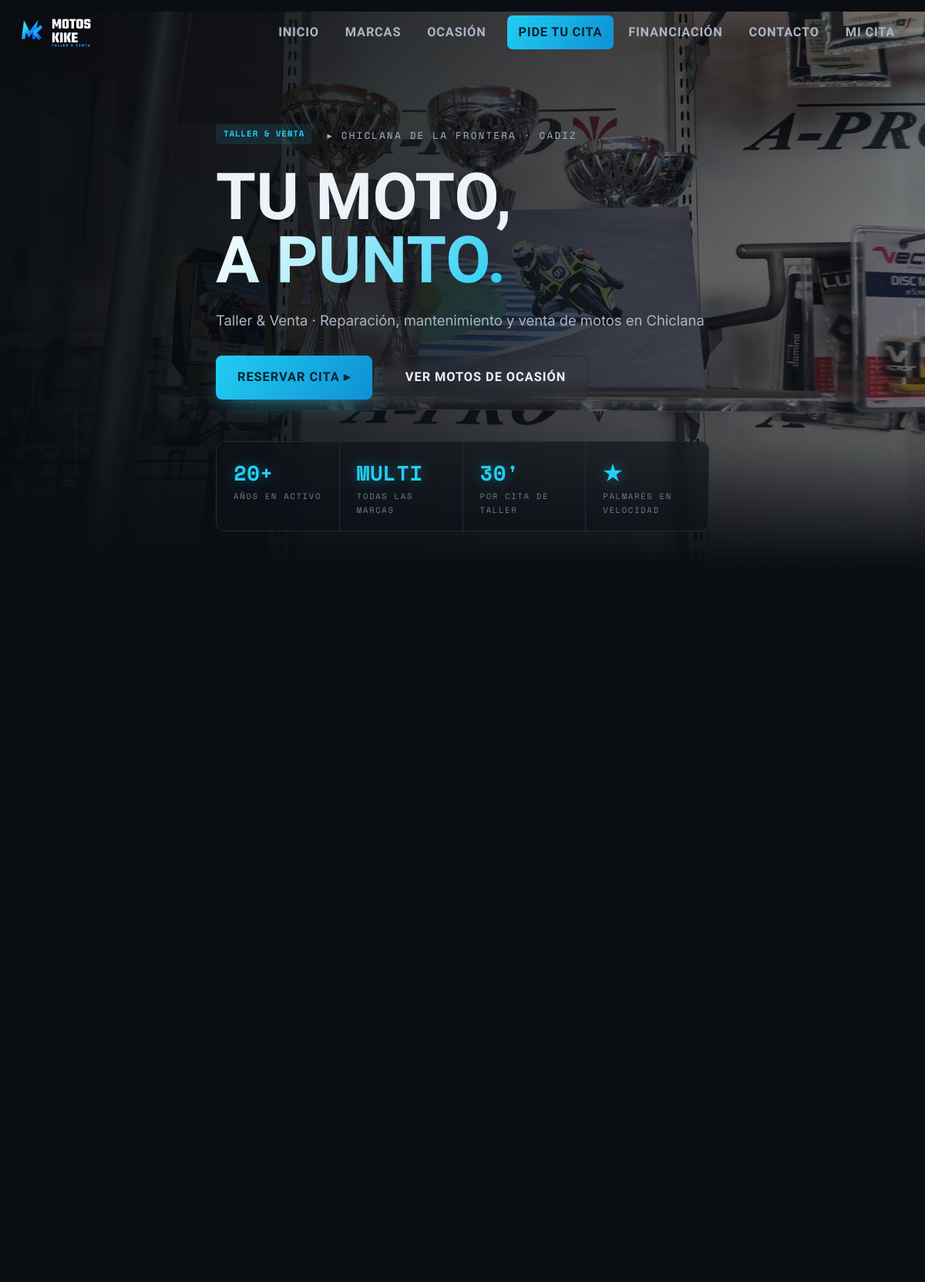
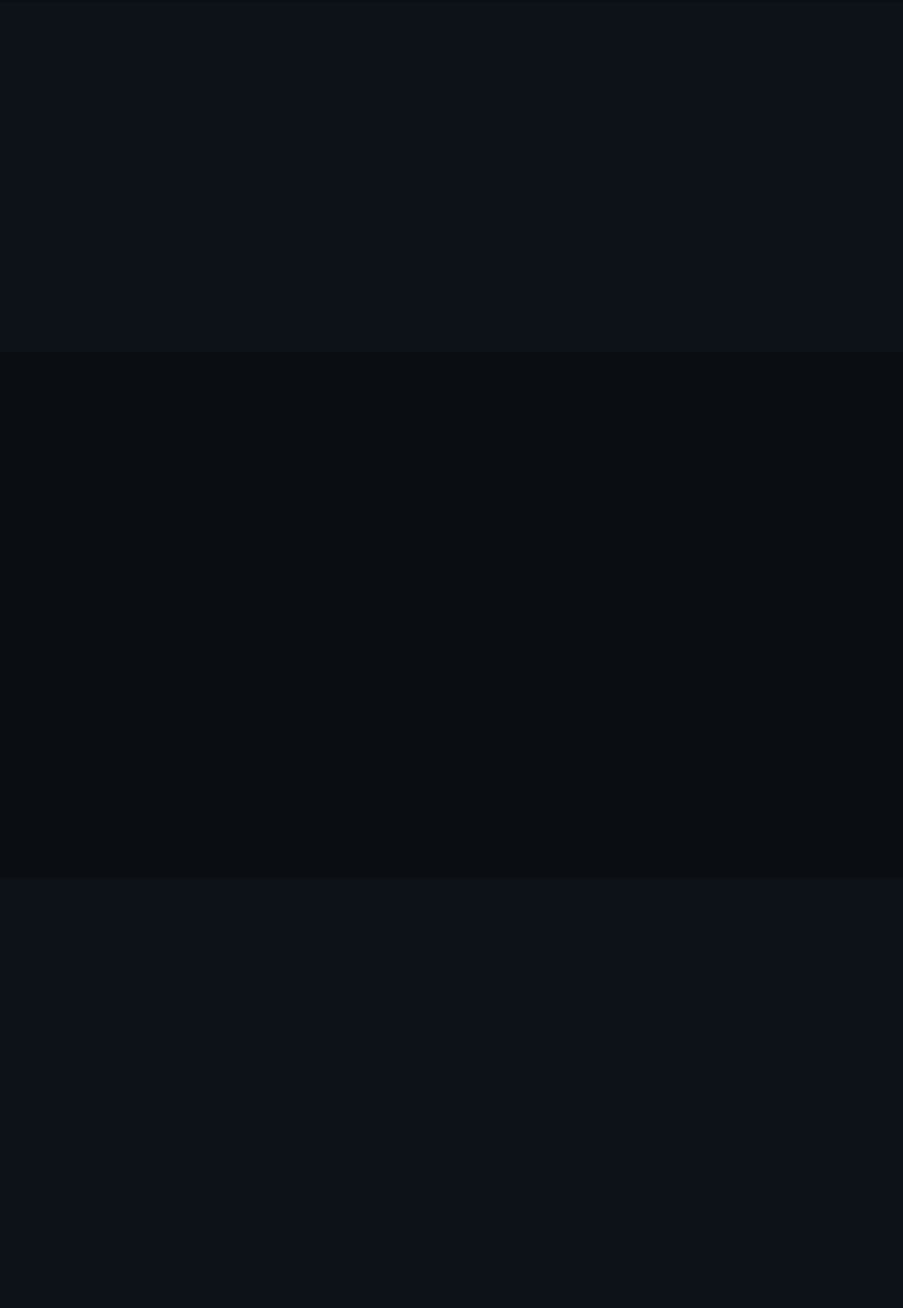
The page / (upper part) on the database its author committed (2 pictures, top to bottom).
### models.py (models this page shows)
class Section(db.Model):
    slug = db.Column(db.String(40), primary_key=True)
    label = db.Column(db.String(80))
    visible = db.Column(db.Boolean, default=True)
    order = db.Column(db.Integer, default=0)

class Setting(db.Model):
    key = db.Column(db.String(80), primary_key=True)
    value = db.Column(db.Text, default="")

### app.py (the view)
@app.route("/")
def index():
    cleanup_expired()
    brands = Brand.query.filter_by(visible=True).order_by(Brand.order).all()
    used = UsedBike.query.filter_by(visible=True, sold=False).order_by(UsedBike.created.desc()).limit(3).all()
    return render_template("index.html", brands=brands, used=used)

### app.py (called while the page is built)
def get_settings():
    s = dict(DEFAULT_SETTINGS)
    for row in Setting.query.all():
        s[row.key] = row.value
    return s

def visible_sections():
    return Section.query.filter_by(visible=True).order_by(Section.order).all()

def cleanup_expired():
    changed = False
    for a in Appointment.query.all():
        if a.needs_full_delete():
            db.session.delete(a)
            changed = True
        elif a.needs_anonymize() and a.has_personal_data():
            a.anonymize()
            changed = True
    if changed:
        db.session.commit()

@app.context_processor
def inject_globals():
    return {"S": get_settings(), "nav": visible_sections(),
            "section_visible": {s.slug for s in visible_sections()},
            "year": datetime.now().year}

### models.py (called while the page is built)
    def needs_anonymize(self):
        ayer = date.today() - timedelta(days=1)
        if self.slot:
            return self.slot.date() < ayer
        return (datetime.utcnow() - self.created).days >= 2

    def needs_full_delete(self):
        if not self.slot:
            return (datetime.utcnow() - self.created).days > 30
        return False

### templates/index.html (shortened to what this page needs)
{% extends "base.html" %}
{% block content %}
<section class="hero">
  <div class="container">
    <div class="tag-strip reveal">
      <span class="tag">Taller & Venta</span>
      <span class="loc">▸ Chiclana de la Frontera · Cádiz</span>
    </div>
    <h1 class="reveal">Tu moto,<br><span class="fill">a punto.</span></h1>
    <p class="lead reveal">{{ S.tagline }}</p>
    <div class="actions reveal">
      <a class="btn primary" href="/cita">Reservar cita ▸</a>
      <a class="btn ghost" href="/ocasion">Ver motos de ocasión</a>
    </div>
    <div class="readout reveal">
      <div class="cell"><div class="num">20+</div><div class="lbl">Años en activo</div></div>
      <div class="cell"><div class="num">MULTI</div><div class="lbl">Todas las marcas</div></div>
      <div class="cell"><div class="num">30'</div><div class="lbl">Por cita de taller</div></div>
      <div class="cell"><div class="num">★</div><div class="lbl">Palmarés en velocidad</div></div>
    </div>
  </div>
</section>
<section class="section" id="servicios">
  <div class="container">
  </div>
</section>
{% if 'marcas' in section_visible and brands %}
<section class="section alt">
  <div class="container">
  </div>
</section>
{% endif %}
{% if 'cita' in section_visible %}
<section class="section">
  <div class="container">
  </div>
</section>
{% endif %}
<section class="section alt">
  <div class="container grid g2" style="align-items:center;gap:48px">
  </div>
</section>
{% endblock %}

### templates/base.html (shortened to what this page needs)
<!doctype html>
<html lang="es">
<head>
<link rel="stylesheet" href="{{ url_for('static', filename='css/style.css') }}">
</head>
<body>
<header class="nav">
  <div class="container nav-inner">
    <a class="brand" href="/"><img src="{{ url_for('static', filename='img/logo.png') }}" alt="{{ S.shop_name }}"></a>
    <nav class="menu" id="menu">
      {% for s in nav %}
        {% if s.slug=='inicio' %}<a href="/">Inicio</a>
        {% elif s.slug=='cita' %}<a class="cta" href="/cita">{{ s.label }}</a>
        {% elif s.slug=='financiacion' %}<a href="/financiacion">{{ s.label }}</a>
        {% else %}<a href="/{{ s.slug }}">{{ s.label }}</a>{% endif %}
      {% endfor %}
      <a href="/mi-cita">Mi cita</a>
    </nav>
  </div>
</header>
<main>
  <div class="container" style="padding-top:14px">
  </div>
  {% block content %}{% endblock %}
</main>
</body>
</html>

### rows shown on the page
Section: shows "INICIO"
Section: label "MARCAS"
Section: label "OCASIÓN"
Section: label "PIDE TU CITA"
Section: label "FINANCIACIÓN"
Section: label "CONTACTO"
Setting: tagline "Taller & Venta · Reparación, mantenimiento y venta de motos en Chiclana"
